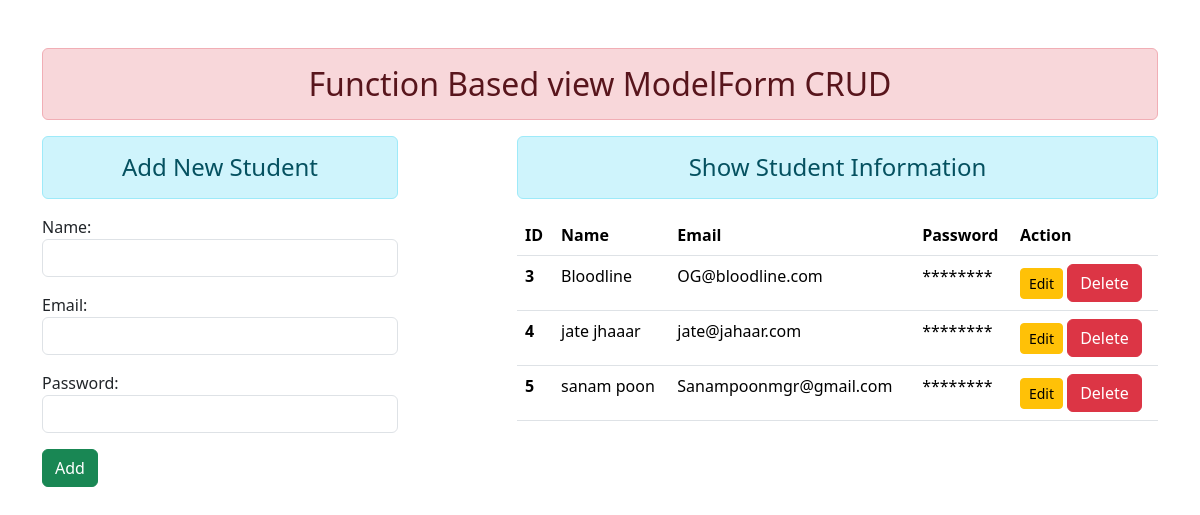
The app's page /, older data.
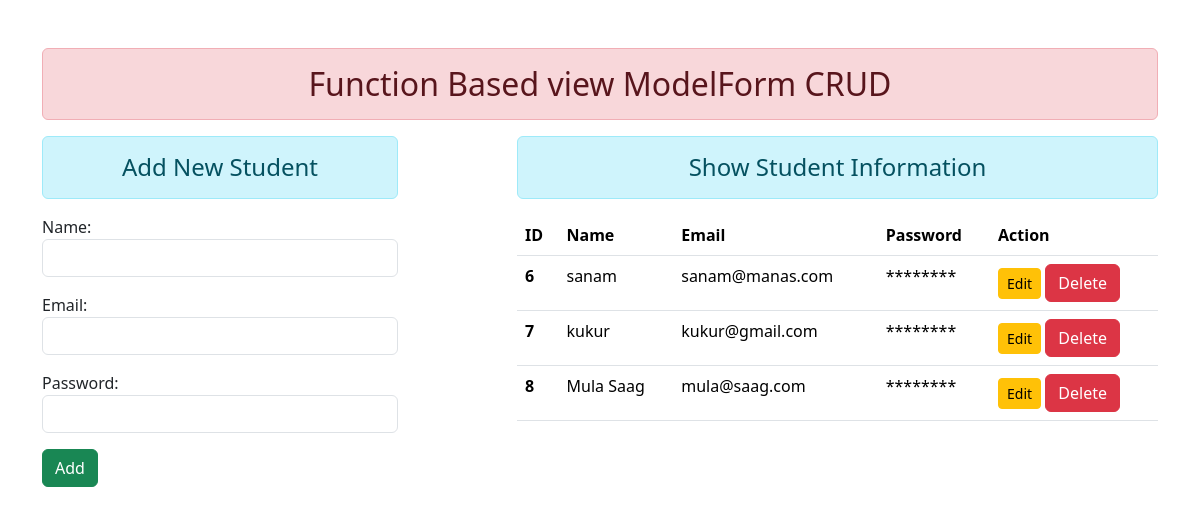
The same page, newer data.
### enroll/models.py (models this page shows)
class User(models.Model):
    name = models.CharField(max_length=127)
    email = models.EmailField(max_length=127)
    password = models.CharField(max_length=100)

### enroll/views.py (the view)
# urls.py: path('', views.add_show, name= "addandshow"),
def add_show(request):
    if request.method == 'POST':
        fm = StudentRegistation(request.POST)
        if fm.is_valid():
            nm = fm.cleaned_data['name']
            em = fm.cleaned_data['email']  # If you don't want to process or use this data, you can remove it.
            pw = fm.cleaned_data['password']  # This is for manually saving form data into the User table
            reg = User(name=nm, email=em, password=pw)
            reg.save()
            fm = StudentRegistation()  # this resets the form after adding student data
    else:
        fm = StudentRegistation()  # Creates an empty form
    stud = User.objects.all()
    return render(request, 'enroll/addandshow.html', {'form': fm, 'stu': stud})

### enroll/forms.py
class StudentRegistation(forms.ModelForm):
    class Meta:
        model = User
        fields = ['name', 'email', 'password']
        widgets ={
            'name' : forms.TextInput(attrs={'class':'form-control'}),# this is done by watching html class name
            'email' : forms.EmailInput(attrs={'class':'form-control'}),
            'password' : forms.PasswordInput( render_value=True, attrs={'class':'form-control'}),
        }

### enroll/templates/enroll/addandshow.html (shortened to what this page needs)
{% extends "enroll/base.html" %}
{% block content %}
<div class="row">
    <div class="col-sm-4">
        <h4 class="text-center alert alert-info">Add New Student</h4>
        <form action="" method='POST'>
        {{form.as_p}}
        <input type="submit" class="btn btn-success" value="Add">
</form>
    </div>
    <div class="col-sm-7 offset-1">
        <h4 class="text-center alert alert-info">Show Student Information</h4>
        {% if stu  %}
        <table class="table table-hover">
            <thead>
                <tr>
                  <th scope="col">ID</th>
                  <th scope="col">Name</th>
                  <th scope="col">Email</th>
                  <th scope="col">Password</th>
                  <th scope="col">Action</th>
                </tr>
              </thead>
              <tbody>
                {% for std in stu %}
                <tr>
                  <th scope="row">{{std.id}}</th>
                  <td>{{std.name}}</td>
                  <td>{{std.email}}</td>
                  <td>********</td>
                  <td>
                    <a href="{% url 'updatedata' std.id %}" class= "btn btn-warning btn-sm">Edit</a>
                    <form action="{% url 'deletedata' std.id %}" method="POST" class="d-inline">
                        <input type="submit" class="btn btn-danger" value="Delete" onclick="return confirm('Are you sure you want to delete this user?')">
                    </form>
                  </td>
                </tr>
                {% endfor %}
              </tbody>
          </table>
        {% else %}
        <h4 class="text-center alert alert-warning ">No Records</h4>
         {% endif %}
    </div>
</div>
{% endblock content %}

### enroll/templates/enroll/base.html (shortened to what this page needs)
<!DOCTYPE html>
{% load static %}
<html lang="en">
<head>
    <link rel="stylesheet" href="{% static 'enroll/css/bootstrap.css' %}">
</head>
<body>
    <div class="container mt-5">
        <h2 class="text-center alert alert-danger">Function Based view ModelForm CRUD</h2>
        {% block content %}{% endblock content %}
    </div>
</body>
</html>

Row changes from the older to the newer data that the page shows:
removed User: id "3", name "Bloodline", email "OG@bloodline.com"
removed User: id "4", name "jate jhaaar", email "jate@jahaar.com"
removed User: id "5", name "sanam poon", email "Sanampoonmgr@gmail.com"
added User: id "6", name "sanam", email "sanam@manas.com"
added User: id "7", name "kukur", email "kukur@gmail.com"
added User: id "8", name "Mula Saag", email "mula@saag.com"
